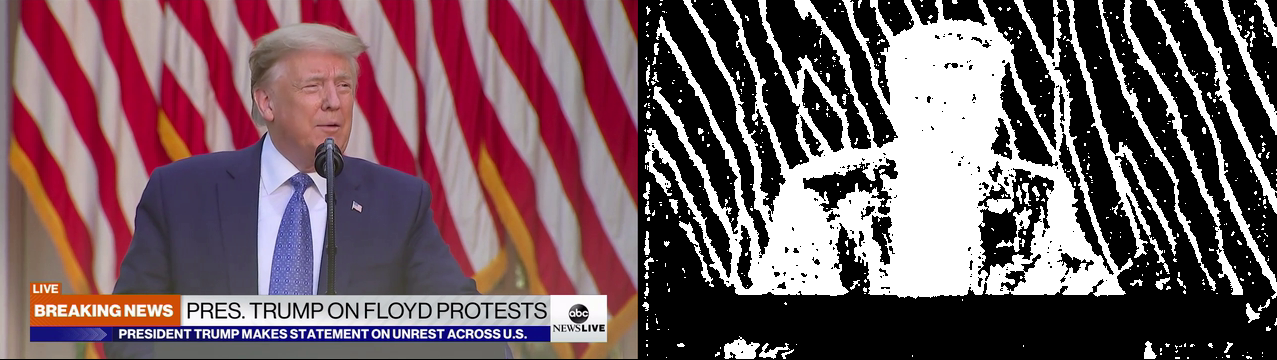
#> input picture examples/donald_movement.png, 1277 x 360 px, given in place of the camera
$ python start_bg_blur.py 3   (older library calls are emulated)
#> lines starting #> are read from the running program, lines starting #| are printed output that depends on the picture
### foreground.py
############################################################
# Author: Orion Crocker
# Filename: foreground.py
# Date: 05/23/20
#
# foreground detector
# 	detects foreground in image based on KNN algorithm
############################################################

import sys
import cv2 as cv
import numpy as np

def version_check():
  correct = True
  if sys.version_info[0] != 3:
    print("This program requires python3!")
    correct = False
  version = float(cv.__version__[:3])
  if version > 3.4 or version < 3.4:
    print("This program was written for opencv-python version 3.4.2.17!")
    print("Any other version might yield differing results, proceed with caution.")
  return correct


def get_edge(threshold, shadows, time):
  edge = cv.createBackgroundSubtractorKNN(history=time,
          dist2Threshold=threshold, detectShadows=shadows)
  return edge


def apply_edge(frame, edge):
  frame = edge.apply(frame)
  x,y = frame.shape
  return cv.medianBlur(frame, 3)


def get_contours(mask):
  _, thresh = cv.threshold(mask, thresh=0.0, maxval=255.0, type=cv.THRESH_BINARY)
  _, contours, hierarchy = cv.findContours(thresh, 0, cv.CHAIN_APPROX_TC89_KCOS)
  return contours


def blur_bg(frame, contours, k):
  frame = cv.cvtColor(frame, cv.COLOR_BGR2BGRA)
  mask = frame.copy()
  mask = cv.blur(mask, (k,k))
  cv.drawContours(mask, contours, 0, (0, 0, 0, 0), cv.FILLED)
  frame[np.where((mask != [0, 0, 0, 0]).all(axis=2))] = [0, 0, 0, 0]
  return mask + frame


# [14 lines left out: functions layer_bg, display_all, not called in this run]

### start_bg_blur.py
############################################################
# Author: Orion Crocker
# Filename: start_bg_blur.py
# Date: 05/23/20
#
# webcam_bg_blur
# 	start script for webcam_bg_blur
############################################################

import sys
import cv2 as cv
import foreground as fg

def start(webcam, k_size):
  edge = fg.get_edge(100, False, 200)

  contour_num = 3
  avg_contours = []

  while True:
    _, frame = webcam.read()
    mask = fg.apply_edge(frame, edge)
    contours = fg.get_contours(mask)

    if len(avg_contours) >= contour_num:
      avg_contours = avg_contours[1:]
    avg_contours.append(max(contours, key=cv.contourArea))
    contours = avg_contours

    result = fg.blur_bg(frame, contours, k_size)
    cv.imshow('Webcam feed', result)

    if cv.waitKey(33) == 27:
      break

def main():
  webcam = cv.VideoCapture(0)
  if webcam.isOpened() and fg.version_check():
    print("\nPress ESC to quit.")

    kernel = 21
    if len(sys.argv) > 1:
      kernel = int(sys.argv[1])
    start(webcam, kernel)
#> in start, frame is the input picture: shape (360, 1277, 3); mean B, G, R 99.5, 93.5, 116.6
#> in apply_edge, `frame = edge.apply(frame)`: frame: shape (360, 1277); every value is 255
#> in get_contours, `_, contours, hierarchy = cv.findContours(thresh, 0, cv.CHAIN_APPROX_TC..`: contours = [[[0, 0], [0, 359], [1276, 359], [1276, 0]]]
#> in blur_bg, `mask = cv.blur(mask, (k,k))`:
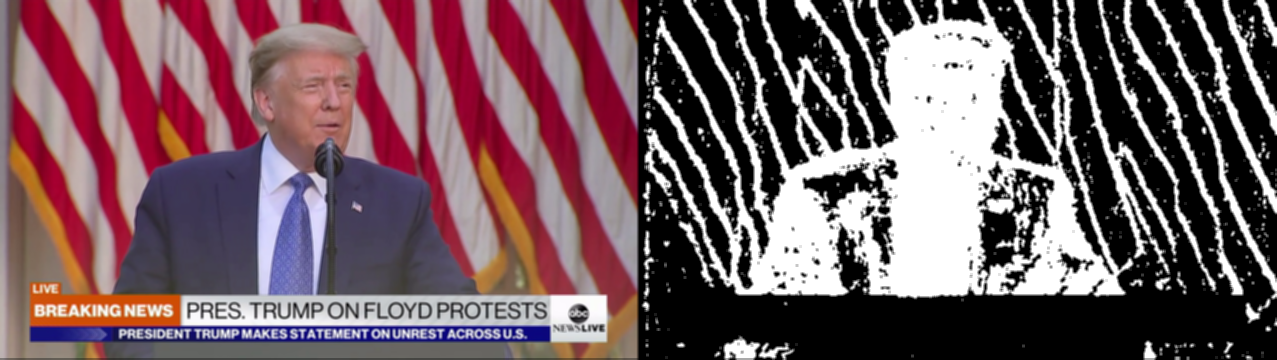
#> mask: shape (360, 1277, 4); mean B, G, R, A 99.6, 93.6, 116.7, 255
#> in blur_bg, `cv.drawContours(mask, contours, 0, (0, 0, 0, 0), cv.FILLED)`: mask: shape (360, 1277, 4); every value is 0
#> (key Esc is pressed here)

  else:
    print("Couldn't access your webcam! Is it plugged in?")


if __name__ == '__main__':
  main()
